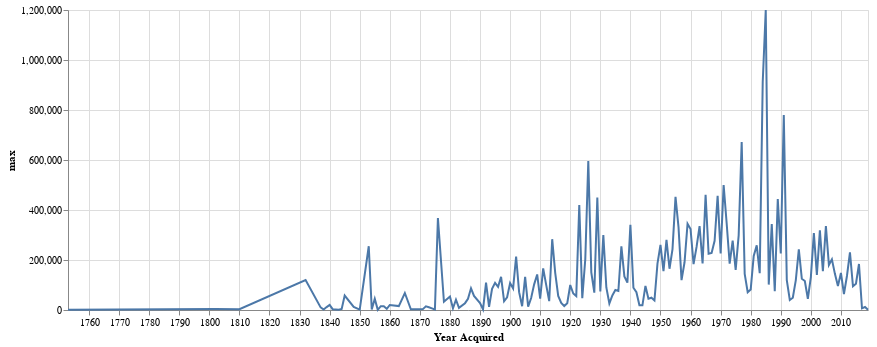

Here is the notebook cell this chart was saved with:
### Code cell
lines = alt.Chart(stats.reset_index()).mark_line().encode(
    alt.X("Year Acquired:T"),
    alt.Y("max:Q")
).properties(
    width=800
)
lines

### Figure 1 — Vega-Lite specification as saved in the notebook (floating-point values rounded to 4 significant figures; data arrays with more than 128 entries replaced by an {"elided": "..."} marker saying what was removed)
{"config": {"view": {"continuousWidth": 400, "continuousHeight": 300}}, "data": {"name": "data-e8e4ee6bd8c2fa467c1704c26de52e8e"}, "mark": "line", "encoding": {"x": {"field": "Year Acquired", "type": "temporal"}, "y": {"field": "max", "type": "quantitative"}}, "width": 800, "$schema": "https://vega.github.io/schema/vega-lite/v4.17.0.json", "datasets": {"data-e8e4ee6bd8c2fa467c1704c26de52e8e": {"elided": "171 records"}}}
